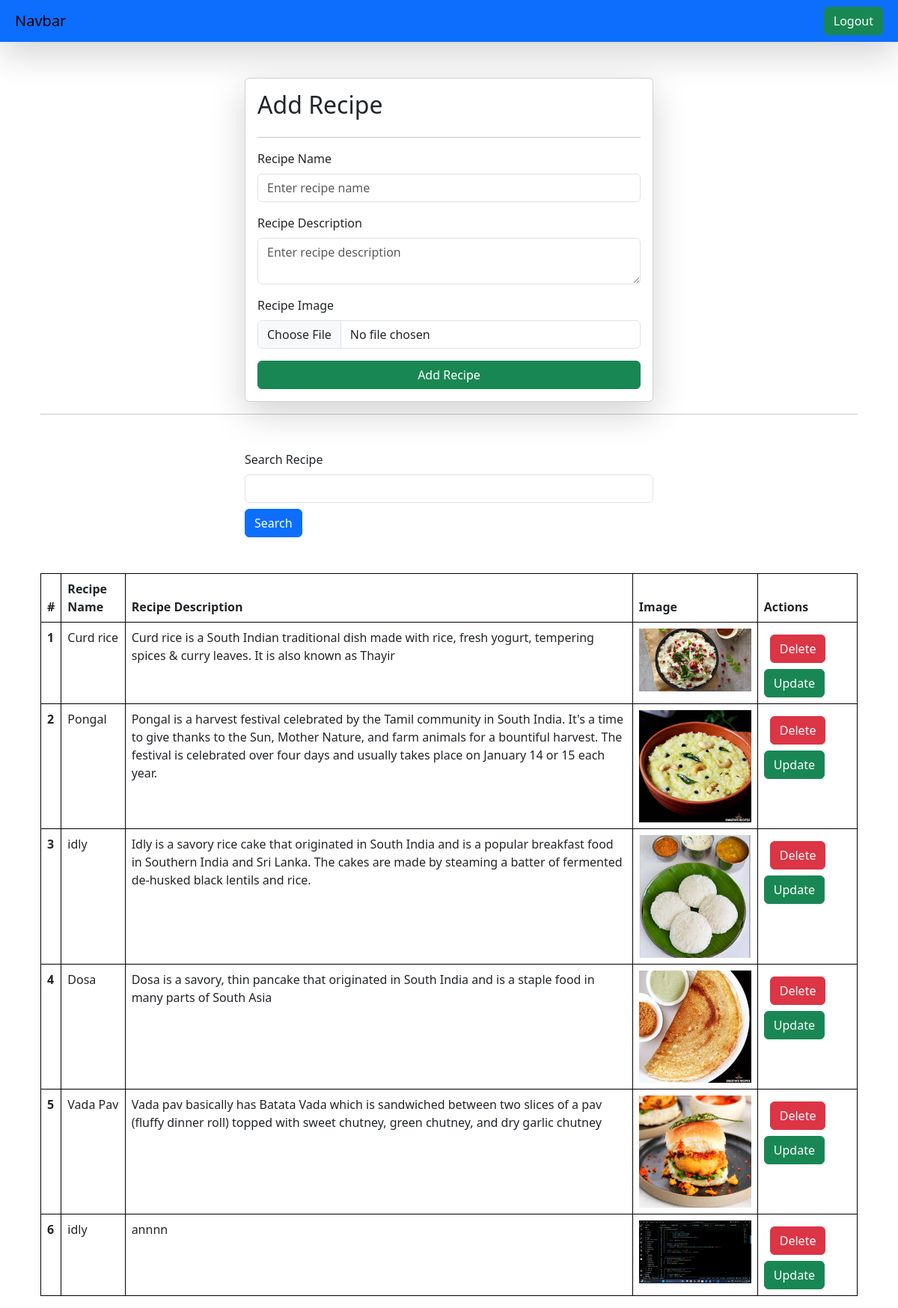
Page /recipes/ (signed in) on the committed database.
### vege/models.py (models this page shows, shortened)
class Recipe(models.Model):
    user = models.ForeignKey(User, on_delete=models.SET_NULL, null=True, blank=True)
    recipe_name = models.CharField(max_length=255)
    recipe_description = models.TextField()
    recipe_image = models.ImageField(upload_to='recipes/', blank=True, null=True)  # Adjust upload path as needed
    recipe_view_count = models.IntegerField(default=1)

### vege/views.py (the view, shortened to what this page needs)
# urls.py: path('recipes/', recipes, name="recipes"),
@login_required(login_url="/login/")
def recipes(request):
    queryset = Recipe.objects.all()
    if request.GET.get('search'):
        queryset = queryset.filter(recipe_name__icontains=request.GET.get('search'))
    context = {'recipes': queryset}
    return render(request, 'recipes.html', context)

### vege/templates/recipes.html (shortened to what this page needs)
{% extends "base.html" %}
{% block start %}
<div class="container mt-5">
    <form class="col-6 mx-auto card p-3 shadow-lg" method="post" enctype="multipart/form-data">
        <h2>Add Recipe</h2>
        <hr>
        <div class="mb-3">
            <label for="recipe_name" class="form-label">Recipe Name</label>
            <input name="recipe_name" required type="text" class="form-control" id="recipe_name" placeholder="Enter recipe name">
        </div>
        <div class="mb-3">
            <label for="recipe_description" class="form-label">Recipe Description</label>
            <textarea class="form-control" name="recipe_description" required id="recipe_description" placeholder="Enter recipe description"></textarea>
        </div>
        <div class="mb-3">
            <label for="recipe_image" class="form-label">Recipe Image</label>
            <input name="recipe_image" type="file" class="form-control" id="recipe_image">
        </div>
        <button type="submit" class="btn btn-success">Add Recipe</button>
    </form>
    <hr>
    <div class="mt-5">
        <div class="mx-auto col-6">
            <form method="get" action="{% url 'recipes' %}">
                <div class="mt-3">
                    <label for="search" class="form-label">Search Recipe</label>
                    <input name="search" type="text" class="form-control" id="search" value="{{ request.GET.search }}">
                    <button type="submit" class="btn btn-primary mt-2">Search</button>
                </div>
            </form>
        </div>
    </div>
    <table class="table mt-5">
        <thead>
            <tr>
                <th scope="col">#</th>
                <th scope="col">Recipe Name</th>
                <th scope="col">Recipe Description</th>
                <th scope="col">Image</th>
                <th scope="col">Actions</th>
            </tr>
        </thead>
        <tbody>
            {% for recipe in recipes %}
            <tr>
                <th scope="row">{{ forloop.counter }}</th>
                <td>{{ recipe.recipe_name }}</td>
                <td>{{ recipe.recipe_description }}</td>
                <td>
                    {% if recipe.recipe_image %}
                        <img src="{{ recipe.recipe_image.url }}" alt="{{ recipe.recipe_name }}" style="max-width: 150px;">
                    {% else %}
                        No Image
                    {% endif %}
                </td>
                <td>
                    <a href="{% url 'delete_recipe' recipe.id %}" class="btn btn-danger m-2" onclick="return confirm('Are you sure you want to delete this recipe?')">Delete</a>
                    <a href="{% url 'update_recipe' recipe.id %}" class="btn btn-success">Update</a>
                </td>
            </tr>
            {% empty %}
            <tr>
                <td colspan="5" class="text-center">No recipes found.</td>
            </tr>
            {% endfor %}
        </tbody>
    </table>
</div>
{% endblock %}

### home/templates/base.html (shortened to what this page needs)
<!DOCTYPE html>
<html lang="en">
<head>
    <link href="https://cdn.jsdelivr.net/npm/bootstrap@5.3.0-alpha1/dist/css/bootstrap.min.css" rel="stylesheet">
</head>
<body>
    <nav class="navbar dark p-2 bg-primary shadow-lg">
        <div class="container-fluid">
            <a class="navbar-brand">Navbar</a>
          <form class="d-flex" role="search">
        {% if request.user.is_authenticated %}
            <a href="/logout/"  class="btn btn-success" type="submit">Logout</a>
        {% else %}
        <a href="/login/"  class="btn btn-success" type="submit">Login</a>
            {% endif %}
          </form>
        </div>
      </nav>
    <div class="container mt-3">
        {% block start %}
        {% endblock %}
    </div>
</body>
</html>

### home/templates/base.html (style rules this page uses)
table, th, td { border: 1px solid black; }

### rows in the picture
Recipe: recipe_name "Curd rice", recipe_description "Curd rice is a South Indian traditional dish made with rice, fresh yogurt, tempering spices & curry leaves. It is also known as Thayir", recipe_image (picture)
Recipe: recipe_name "Pongal", recipe_description "Pongal is a harvest festival celebrated by the Tamil community in South India. It's a time to give thanks to the Sun, Mother Nature, and farm animals for a bountiful harvest. The festival is celebrated over four days and usually takes place on January 14 or 15 each year.", recipe_image (picture)
Recipe: recipe_name "idly", recipe_description "Idly is a savory rice cake that originated in South India and is a popular breakfast food in Southern India and Sri Lanka. The cakes are made by steaming a batter of fermented de-husked black lentils and rice.", recipe_image (picture)
Recipe: recipe_name "Dosa", recipe_description "Dosa is a savory, thin pancake that originated in South India and is a staple food in many parts of South Asia", recipe_image (picture)
Recipe: recipe_name "Vada Pav", recipe_description "Vada pav basically has Batata Vada which is sandwiched between two slices of a pav (fluffy dinner roll) topped with sweet chutney, green chutney, and dry garlic chutney", recipe_image (picture)
Recipe: recipe_name "idly", recipe_description "annnn", recipe_image (picture)
